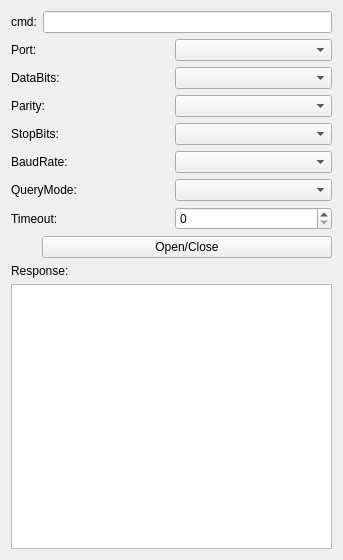
<?xml version="1.0" encoding="UTF-8"?>
<ui version="4.0">
 <class>SerialConfigurationView</class>
 <widget class="QWidget" name="SerialConfigurationView">
  <property name="geometry">
   <rect>
    <x>0</x>
    <y>0</y>
    <width>343</width>
    <height>560</height>
   </rect>
  </property>
  <property name="windowTitle">
   <string>Form</string>
  </property>
  <layout class="QGridLayout" name="gridLayout">
   <item row="0" column="0">
    <layout class="QVBoxLayout" name="verticalLayout_2">
     <item>
      <layout class="QHBoxLayout" name="horizontalLayout">
       <item>
        <widget class="QLabel" name="label">
         <property name="text">
          <string>cmd:</string>
         </property>
        </widget>
       </item>
       <item>
        <widget class="QLineEdit" name="message"/>
       </item>
      </layout>
     </item>
     <item>
      <layout class="QHBoxLayout" name="portHorizontalLayout">
       <item>
        <widget class="QLabel" name="portLabel">
         <property name="text">
          <string>Port:</string>
         </property>
        </widget>
       </item>
       <item>
        <widget class="QComboBox" name="portBox"/>
       </item>
      </layout>
     </item>
     <item>
      <layout class="QHBoxLayout" name="dataBitsHorizontalLayout">
       <item>
        <widget class="QLabel" name="dataBitsLabel">
         <property name="text">
          <string>DataBits:</string>
         </property>
        </widget>
       </item>
       <item>
        <widget class="QComboBox" name="dataBitsBox"/>
       </item>
      </layout>
     </item>
     <item>
      <layout class="QHBoxLayout" name="parityHorizontalLayout">
       <item>
        <widget class="QLabel" name="parityLabel">
         <property name="text">
          <string>Parity:</string>
         </property>
        </widget>
       </item>
       <item>
        <widget class="QComboBox" name="parityBox"/>
       </item>
      </layout>
     </item>
     <item>
      <layout class="QHBoxLayout" name="stopBitsHorizontalLayout">
       <item>
        <widget class="QLabel" name="stopBitsLabel">
         <property name="text">
          <string>StopBits:</string>
         </property>
        </widget>
       </item>
       <item>
        <widget class="QComboBox" name="stopBitsBox"/>
       </item>
      </layout>
     </item>
     <item>
      <layout class="QHBoxLayout" name="baudRateHorizontalLayout">
       <item>
        <widget class="QLabel" name="baudRateLabel">
         <property name="text">
          <string>BaudRate:</string>
         </property>
        </widget>
       </item>
       <item>
        <widget class="QComboBox" name="baudRateBox"/>
       </item>
      </layout>
     </item>
     <item>
      <layout class="QHBoxLayout" name="queryModeHorizontalLayout">
       <item>
        <widget class="QLabel" name="queryModeLabel">
         <property name="text">
          <string>QueryMode:</string>
         </property>
        </widget>
       </item>
       <item>
        <widget class="QComboBox" name="queryModeBox"/>
       </item>
      </layout>
     </item>
     <item>
      <layout class="QHBoxLayout" name="timeOutHorizontalLayout">
       <item>
        <widget class="QLabel" name="timeOutLabel">
         <property name="text">
          <string>Timeout:</string>
         </property>
        </widget>
       </item>
       <item>
        <widget class="QSpinBox" name="timeOutSpinBox"/>
       </item>
      </layout>
     </item>
     <item>
      <layout class="QHBoxLayout" name="horizontalLayout_8">
       <item>
        <widget class="HLed" name="led" native="true">
         <property name="sizePolicy">
          <sizepolicy hsizetype="Fixed" vsizetype="Fixed">
           <horstretch>0</horstretch>
           <verstretch>0</verstretch>
          </sizepolicy>
         </property>
         <property name="minimumSize">
          <size>
           <width>20</width>
           <height>20</height>
          </size>
         </property>
         <property name="maximumSize">
          <size>
           <width>25</width>
           <height>25</height>
          </size>
         </property>
        </widget>
       </item>
       <item>
        <widget class="QPushButton" name="openCloseButton">
         <property name="text">
          <string>Open/Close</string>
         </property>
        </widget>
       </item>
      </layout>
     </item>
     <item>
      <layout class="QVBoxLayout" name="verticalLayout">
       <item>
        <widget class="QLabel" name="label_2">
         <property name="text">
          <string>Response:</string>
         </property>
        </widget>
       </item>
       <item>
        <widget class="QTextEdit" name="received_msg"/>
       </item>
      </layout>
     </item>
    </layout>
   </item>
  </layout>
 </widget>
 <customwidgets>
  <customwidget>
   <class>HLed</class>
   <extends>QWidget</extends>
   <header>hled.h</header>
   <container>1</container>
  </customwidget>
 </customwidgets>
 <resources/>
 <connections/>
</ui>
